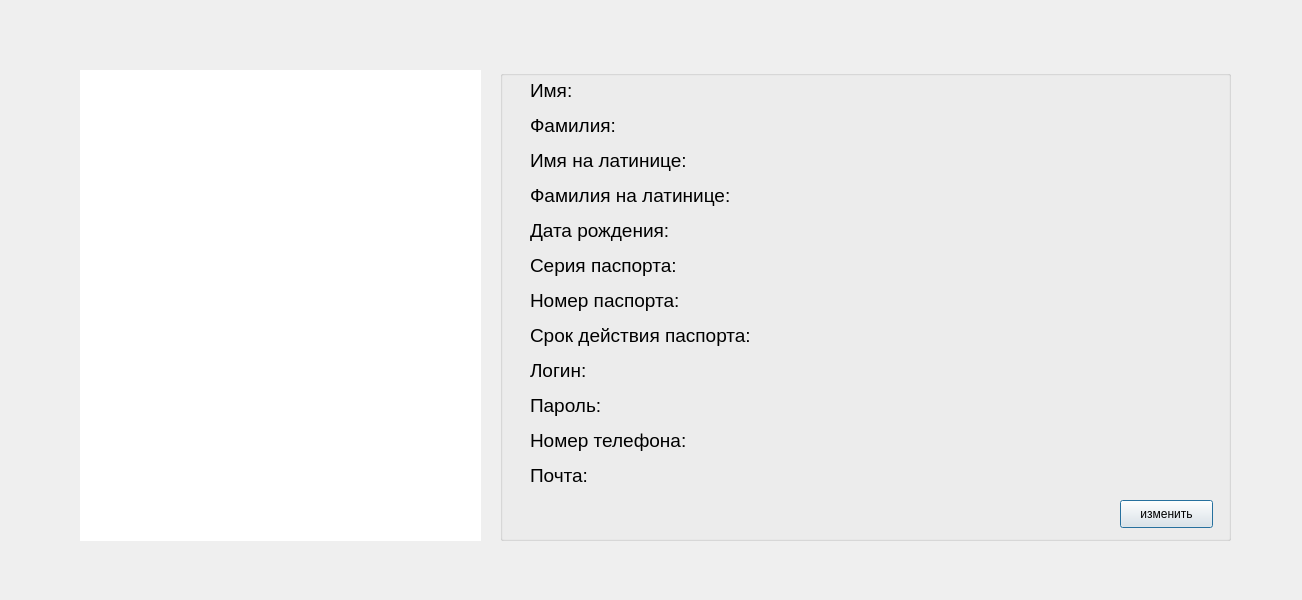
<?xml version="1.0" encoding="UTF-8"?>
<ui version="4.0">
 <class>client_cabinet</class>
 <widget class="QDialog" name="client_cabinet">
  <property name="geometry">
   <rect>
    <x>0</x>
    <y>0</y>
    <width>1302</width>
    <height>600</height>
   </rect>
  </property>
  <property name="windowTitle">
   <string>Dialog</string>
  </property>
  <widget class="QLabel" name="icon">
   <property name="geometry">
    <rect>
     <x>80</x>
     <y>70</y>
     <width>401</width>
     <height>471</height>
    </rect>
   </property>
   <property name="styleSheet">
    <string notr="true">background-color: white</string>
   </property>
   <property name="text">
    <string/>
   </property>
  </widget>
  <widget class="QGroupBox" name="groupBox">
   <property name="geometry">
    <rect>
     <x>500</x>
     <y>70</y>
     <width>731</width>
     <height>471</height>
    </rect>
   </property>
   <property name="title">
    <string/>
   </property>
   <widget class="QLabel" name="label_13">
    <property name="geometry">
     <rect>
      <x>30</x>
      <y>385</y>
      <width>151</width>
      <height>41</height>
     </rect>
    </property>
    <property name="font">
     <font>
      <pointsize>14</pointsize>
     </font>
    </property>
    <property name="text">
     <string>Почта:</string>
    </property>
   </widget>
   <widget class="QLabel" name="label_7">
    <property name="geometry">
     <rect>
      <x>30</x>
      <y>175</y>
      <width>201</width>
      <height>41</height>
     </rect>
    </property>
    <property name="font">
     <font>
      <pointsize>14</pointsize>
     </font>
    </property>
    <property name="text">
     <string>Серия паспорта:</string>
    </property>
   </widget>
   <widget class="QLabel" name="label_8">
    <property name="geometry">
     <rect>
      <x>30</x>
      <y>210</y>
      <width>201</width>
      <height>41</height>
     </rect>
    </property>
    <property name="font">
     <font>
      <pointsize>14</pointsize>
     </font>
    </property>
    <property name="text">
     <string>Номер паспорта:</string>
    </property>
   </widget>
   <widget class="QLabel" name="label_9">
    <property name="geometry">
     <rect>
      <x>30</x>
      <y>245</y>
      <width>281</width>
      <height>41</height>
     </rect>
    </property>
    <property name="font">
     <font>
      <pointsize>14</pointsize>
     </font>
    </property>
    <property name="text">
     <string>Срок действия паспорта:</string>
    </property>
   </widget>
   <widget class="QLabel" name="label_12">
    <property name="geometry">
     <rect>
      <x>30</x>
      <y>280</y>
      <width>171</width>
      <height>41</height>
     </rect>
    </property>
    <property name="font">
     <font>
      <pointsize>14</pointsize>
     </font>
    </property>
    <property name="text">
     <string>Логин:</string>
    </property>
   </widget>
   <widget class="QLabel" name="label_2">
    <property name="geometry">
     <rect>
      <x>30</x>
      <y>0</y>
      <width>261</width>
      <height>41</height>
     </rect>
    </property>
    <property name="font">
     <font>
      <pointsize>14</pointsize>
     </font>
    </property>
    <property name="text">
     <string>Имя:</string>
    </property>
   </widget>
   <widget class="QLabel" name="label_3">
    <property name="geometry">
     <rect>
      <x>30</x>
      <y>35</y>
      <width>211</width>
      <height>41</height>
     </rect>
    </property>
    <property name="font">
     <font>
      <pointsize>14</pointsize>
     </font>
    </property>
    <property name="text">
     <string>Фамилия:</string>
    </property>
   </widget>
   <widget class="QLabel" name="label_4">
    <property name="geometry">
     <rect>
      <x>30</x>
      <y>70</y>
      <width>211</width>
      <height>41</height>
     </rect>
    </property>
    <property name="font">
     <font>
      <pointsize>14</pointsize>
     </font>
    </property>
    <property name="text">
     <string>Имя на латинице:</string>
    </property>
   </widget>
   <widget class="QLabel" name="label_5">
    <property name="geometry">
     <rect>
      <x>30</x>
      <y>105</y>
      <width>281</width>
      <height>41</height>
     </rect>
    </property>
    <property name="font">
     <font>
      <pointsize>14</pointsize>
     </font>
    </property>
    <property name="text">
     <string>Фамилия на латинице:</string>
    </property>
   </widget>
   <widget class="QLabel" name="label_6">
    <property name="geometry">
     <rect>
      <x>30</x>
      <y>140</y>
      <width>191</width>
      <height>41</height>
     </rect>
    </property>
    <property name="font">
     <font>
      <pointsize>14</pointsize>
     </font>
    </property>
    <property name="text">
     <string>Дата рождения:</string>
    </property>
   </widget>
   <widget class="QLabel" name="label_11">
    <property name="geometry">
     <rect>
      <x>30</x>
      <y>350</y>
      <width>231</width>
      <height>41</height>
     </rect>
    </property>
    <property name="font">
     <font>
      <pointsize>14</pointsize>
     </font>
    </property>
    <property name="text">
     <string>Номер телефона:</string>
    </property>
   </widget>
   <widget class="QLabel" name="label_10">
    <property name="geometry">
     <rect>
      <x>30</x>
      <y>315</y>
      <width>281</width>
      <height>41</height>
     </rect>
    </property>
    <property name="font">
     <font>
      <pointsize>14</pointsize>
     </font>
    </property>
    <property name="text">
     <string>Пароль:</string>
    </property>
   </widget>
   <widget class="QLabel" name="mail">
    <property name="geometry">
     <rect>
      <x>320</x>
      <y>390</y>
      <width>391</width>
      <height>41</height>
     </rect>
    </property>
    <property name="font">
     <font>
      <pointsize>14</pointsize>
     </font>
    </property>
    <property name="text">
     <string/>
    </property>
   </widget>
   <widget class="QLabel" name="password">
    <property name="geometry">
     <rect>
      <x>320</x>
      <y>320</y>
      <width>391</width>
      <height>41</height>
     </rect>
    </property>
    <property name="font">
     <font>
      <pointsize>14</pointsize>
     </font>
    </property>
    <property name="text">
     <string/>
    </property>
   </widget>
   <widget class="QLabel" name="pasport_seria">
    <property name="geometry">
     <rect>
      <x>320</x>
      <y>180</y>
      <width>391</width>
      <height>41</height>
     </rect>
    </property>
    <property name="font">
     <font>
      <pointsize>14</pointsize>
     </font>
    </property>
    <property name="text">
     <string/>
    </property>
   </widget>
   <widget class="QLabel" name="login">
    <property name="geometry">
     <rect>
      <x>320</x>
      <y>285</y>
      <width>391</width>
      <height>41</height>
     </rect>
    </property>
    <property name="font">
     <font>
      <pointsize>14</pointsize>
     </font>
    </property>
    <property name="text">
     <string/>
    </property>
   </widget>
   <widget class="QLabel" name="pasport_number">
    <property name="geometry">
     <rect>
      <x>320</x>
      <y>215</y>
      <width>391</width>
      <height>41</height>
     </rect>
    </property>
    <property name="font">
     <font>
      <pointsize>14</pointsize>
     </font>
    </property>
    <property name="text">
     <string/>
    </property>
   </widget>
   <widget class="QLabel" name="surname_lat">
    <property name="geometry">
     <rect>
      <x>320</x>
      <y>110</y>
      <width>391</width>
      <height>41</height>
     </rect>
    </property>
    <property name="font">
     <font>
      <pointsize>14</pointsize>
     </font>
    </property>
    <property name="text">
     <string/>
    </property>
   </widget>
   <widget class="QLabel" name="date">
    <property name="geometry">
     <rect>
      <x>320</x>
      <y>145</y>
      <width>391</width>
      <height>41</height>
     </rect>
    </property>
    <property name="font">
     <font>
      <pointsize>14</pointsize>
     </font>
    </property>
    <property name="text">
     <string/>
    </property>
   </widget>
   <widget class="QLabel" name="name">
    <property name="geometry">
     <rect>
      <x>320</x>
      <y>5</y>
      <width>391</width>
      <height>41</height>
     </rect>
    </property>
    <property name="font">
     <font>
      <pointsize>14</pointsize>
     </font>
    </property>
    <property name="text">
     <string/>
    </property>
   </widget>
   <widget class="QLabel" name="pasport_date">
    <property name="geometry">
     <rect>
      <x>320</x>
      <y>250</y>
      <width>391</width>
      <height>41</height>
     </rect>
    </property>
    <property name="font">
     <font>
      <pointsize>14</pointsize>
     </font>
    </property>
    <property name="text">
     <string/>
    </property>
   </widget>
   <widget class="QLabel" name="name_lat">
    <property name="geometry">
     <rect>
      <x>320</x>
      <y>75</y>
      <width>391</width>
      <height>41</height>
     </rect>
    </property>
    <property name="font">
     <font>
      <pointsize>14</pointsize>
     </font>
    </property>
    <property name="text">
     <string/>
    </property>
   </widget>
   <widget class="QLabel" name="number">
    <property name="geometry">
     <rect>
      <x>320</x>
      <y>355</y>
      <width>391</width>
      <height>41</height>
     </rect>
    </property>
    <property name="font">
     <font>
      <pointsize>14</pointsize>
     </font>
    </property>
    <property name="text">
     <string/>
    </property>
   </widget>
   <widget class="QLabel" name="surname">
    <property name="geometry">
     <rect>
      <x>320</x>
      <y>40</y>
      <width>391</width>
      <height>41</height>
     </rect>
    </property>
    <property name="font">
     <font>
      <pointsize>14</pointsize>
     </font>
    </property>
    <property name="text">
     <string/>
    </property>
   </widget>
   <widget class="QLabel" name="label">
    <property name="geometry">
     <rect>
      <x>-550</x>
      <y>-50</y>
      <width>1351</width>
      <height>571</height>
     </rect>
    </property>
    <property name="text">
     <string/>
    </property>
   </widget>
   <widget class="QPushButton" name="pushButton">
    <property name="geometry">
     <rect>
      <x>620</x>
      <y>430</y>
      <width>93</width>
      <height>28</height>
     </rect>
    </property>
    <property name="text">
     <string>изменить</string>
    </property>
   </widget>
  </widget>
  <widget class="QLabel" name="label_14">
   <property name="geometry">
    <rect>
     <x>100</x>
     <y>630</y>
     <width>431</width>
     <height>41</height>
    </rect>
   </property>
   <property name="font">
    <font>
     <pointsize>18</pointsize>
    </font>
   </property>
   <property name="text">
    <string>Забронированные экскурсии:</string>
   </property>
  </widget>
  <widget class="QPushButton" name="pushButton_2">
   <property name="geometry">
    <rect>
     <x>550</x>
     <y>640</y>
     <width>211</width>
     <height>28</height>
    </rect>
   </property>
   <property name="text">
    <string>PushButton</string>
   </property>
  </widget>
  <widget class="QPushButton" name="pushButton_3">
   <property name="geometry">
    <rect>
     <x>780</x>
     <y>640</y>
     <width>211</width>
     <height>28</height>
    </rect>
   </property>
   <property name="text">
    <string>PushButton</string>
   </property>
  </widget>
  <widget class="QPushButton" name="pushButton_4">
   <property name="geometry">
    <rect>
     <x>1010</x>
     <y>640</y>
     <width>211</width>
     <height>28</height>
    </rect>
   </property>
   <property name="text">
    <string>PushButton</string>
   </property>
  </widget>
  <widget class="QPushButton" name="pushButton_5">
   <property name="geometry">
    <rect>
     <x>550</x>
     <y>690</y>
     <width>211</width>
     <height>28</height>
    </rect>
   </property>
   <property name="text">
    <string>PushButton</string>
   </property>
  </widget>
  <widget class="QPushButton" name="pushButton_6">
   <property name="geometry">
    <rect>
     <x>90</x>
     <y>690</y>
     <width>211</width>
     <height>28</height>
    </rect>
   </property>
   <property name="text">
    <string>PushButton</string>
   </property>
  </widget>
  <widget class="QPushButton" name="pushButton_7">
   <property name="geometry">
    <rect>
     <x>320</x>
     <y>690</y>
     <width>211</width>
     <height>28</height>
    </rect>
   </property>
   <property name="text">
    <string>PushButton</string>
   </property>
  </widget>
  <widget class="QPushButton" name="pushButton_8">
   <property name="geometry">
    <rect>
     <x>1010</x>
     <y>690</y>
     <width>211</width>
     <height>28</height>
    </rect>
   </property>
   <property name="text">
    <string>PushButton</string>
   </property>
  </widget>
  <widget class="QPushButton" name="pushButton_9">
   <property name="geometry">
    <rect>
     <x>780</x>
     <y>690</y>
     <width>211</width>
     <height>28</height>
    </rect>
   </property>
   <property name="text">
    <string>PushButton</string>
   </property>
  </widget>
  <widget class="QLabel" name="mainpicture">
   <property name="geometry">
    <rect>
     <x>0</x>
     <y>0</y>
     <width>1301</width>
     <height>611</height>
    </rect>
   </property>
   <property name="text">
    <string/>
   </property>
  </widget>
  <zorder>mainpicture</zorder>
  <zorder>groupBox</zorder>
  <zorder>icon</zorder>
  <zorder>label_14</zorder>
  <zorder>pushButton_2</zorder>
  <zorder>pushButton_3</zorder>
  <zorder>pushButton_4</zorder>
  <zorder>pushButton_5</zorder>
  <zorder>pushButton_6</zorder>
  <zorder>pushButton_7</zorder>
  <zorder>pushButton_8</zorder>
  <zorder>pushButton_9</zorder>
 </widget>
 <resources/>
 <connections/>
</ui>
